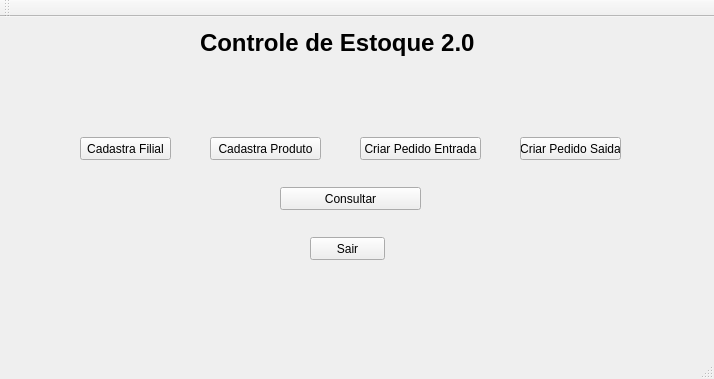
<?xml version="1.0" encoding="UTF-8"?>
<ui version="4.0">
 <class>MainWindow</class>
 <widget class="QMainWindow" name="MainWindow">
  <property name="geometry">
   <rect>
    <x>0</x>
    <y>0</y>
    <width>714</width>
    <height>379</height>
   </rect>
  </property>
  <property name="windowTitle">
   <string>Controle de Estoque</string>
  </property>
  <widget class="QWidget" name="centralWidget">
   <widget class="QLabel" name="label">
    <property name="geometry">
     <rect>
      <x>200</x>
      <y>10</y>
      <width>341</width>
      <height>31</height>
     </rect>
    </property>
    <property name="font">
     <font>
      <pointsize>18</pointsize>
      <weight>75</weight>
      <bold>true</bold>
     </font>
    </property>
    <property name="text">
     <string>Controle de Estoque 2.0</string>
    </property>
   </widget>
   <widget class="QPushButton" name="btnFilial">
    <property name="geometry">
     <rect>
      <x>80</x>
      <y>120</y>
      <width>91</width>
      <height>23</height>
     </rect>
    </property>
    <property name="text">
     <string>Cadastra Filial</string>
    </property>
   </widget>
   <widget class="QPushButton" name="btnProduto">
    <property name="geometry">
     <rect>
      <x>210</x>
      <y>120</y>
      <width>111</width>
      <height>23</height>
     </rect>
    </property>
    <property name="text">
     <string>Cadastra Produto</string>
    </property>
   </widget>
   <widget class="QPushButton" name="btnPedidoEntrada">
    <property name="geometry">
     <rect>
      <x>360</x>
      <y>120</y>
      <width>121</width>
      <height>23</height>
     </rect>
    </property>
    <property name="text">
     <string>Criar Pedido Entrada</string>
    </property>
   </widget>
   <widget class="QPushButton" name="btnPedidoSaida">
    <property name="geometry">
     <rect>
      <x>520</x>
      <y>120</y>
      <width>101</width>
      <height>23</height>
     </rect>
    </property>
    <property name="text">
     <string>Criar Pedido Saida</string>
    </property>
   </widget>
   <widget class="QPushButton" name="btnSaida">
    <property name="geometry">
     <rect>
      <x>310</x>
      <y>220</y>
      <width>75</width>
      <height>23</height>
     </rect>
    </property>
    <property name="text">
     <string>Sair</string>
    </property>
   </widget>
   <widget class="QPushButton" name="btnEstoque">
    <property name="geometry">
     <rect>
      <x>280</x>
      <y>170</y>
      <width>141</width>
      <height>23</height>
     </rect>
    </property>
    <property name="text">
     <string>Consultar</string>
    </property>
   </widget>
  </widget>
  <widget class="QMenuBar" name="menuBar">
   <property name="geometry">
    <rect>
     <x>0</x>
     <y>0</y>
     <width>714</width>
     <height>21</height>
    </rect>
   </property>
  </widget>
  <widget class="QToolBar" name="mainToolBar">
   <attribute name="toolBarArea">
    <enum>TopToolBarArea</enum>
   </attribute>
   <attribute name="toolBarBreak">
    <bool>false</bool>
   </attribute>
  </widget>
  <widget class="QStatusBar" name="statusBar"/>
 </widget>
 <layoutdefault spacing="6" margin="11"/>
 <resources/>
 <connections/>
</ui>
